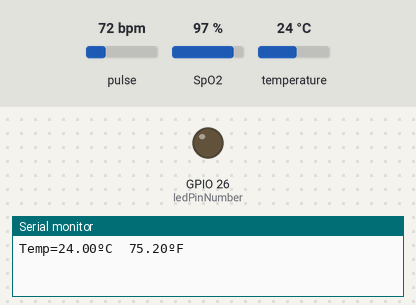
Recording of a sketch running on a simulated ESP32. Shown: output pins drawn as LEDs (lit = HIGH), the last lines printed to the serial monitor. The test bench sets the inputs (shaded band); at power-on: pulse 72 bpm, temperature 24 °C, SpO2 97 %.

Above: at 1.2 s.
1.3 s: pulse set to 67 bpm
5.8 s: pulse set to 63 bpm
At 7.1 s:
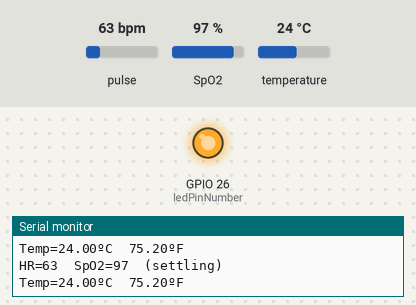
10.5 s: pulse set to 70 bpm
At 12.1 s:
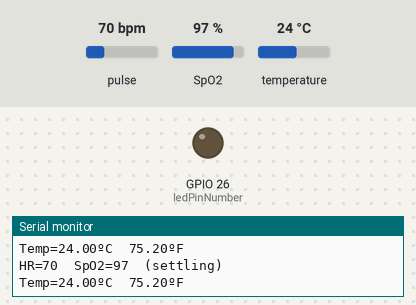
15.0 s: pulse set to 64 bpm
At 16.2 s:
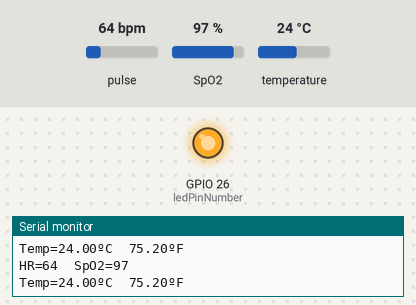
16.5 s: temperature set to 19.5 °C
18.0 s: temperature set to 20.7 °C
Timing chart, 0 to 21.0 s (numbered marks = the images above; inputs shaded):
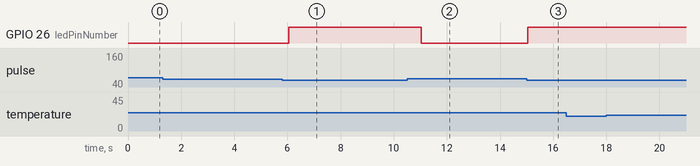

Measured:
- the behaviour switches between 65 and 64 bpm on pulse (found by bisection; images 0 and 1)
- after the input at 5.8 s, GPIO 26 (ledPinNumber): LOW → HIGH after 0.24 s
- after the input at 10.5 s, GPIO 26 (ledPinNumber): HIGH → LOW after 0.54 s
- after the input at 15.0 s, GPIO 26 (ledPinNumber): LOW → HIGH at once

The sketch:

VitaLoop_HealthMonitor_V1_1_Merged.ino
```cpp
/*********
  Rui Santos
  Complete project details at https://RandomNerdTutorials.com
*********/

// v3.0: MAX30102 (heart rate + SpO2) and DS18B20 (temperature) merged into one sketch

#include <Wire.h>
#include "MAX30105.h"
#include "spo2_algorithm.h"
#include <OneWire.h>
#include <DallasTemperature.h>

MAX30105 particleSensor;

// GPIO where the DS18B20 is connected to
const int oneWireBus = 4;
const int ledPinNumber = 26; //This can be changed but avoid GPIO 4(DS18B20) and GPIO 21/22 (I2C protocols for the MAX30102) , v3.1: Alert LED

// Setup a oneWire instance to communicate with any OneWire devices
OneWire oneWire(oneWireBus);

// Pass our oneWire reference to Dallas Temperature sensor
DallasTemperature sensors(&oneWire);

uint32_t irBuffer[100];   //infrared LED sensor data
uint32_t redBuffer[100];  //red LED sensor data

int32_t bufferLength;   //data length
int32_t spo2;           //SPO2 value
int8_t validSPO2;       //indicator to show if the SPO2 calculation is valid
int32_t heartRate;      //heart rate value
int8_t validHeartRate;  //indicator to show if the heart rate calculation is valid

const long fingerThreshold = 50000;   // v2.2: tune this using your own finger / no-finger values

// v3.0: heart rate and SpO2 limits - readings outside these are labelled "probably noise", not skipped
const int minHeartRate = 40;      // below this is probably noise
const int maxHeartRate = 180;     // above this is probably noise (the 250 we saw)
const int minSpO2 = 70;           // below this is probably noise
const int maxSpO2 = 100;          // SpO2 cannot be above 100 percent
const int settleSeconds = 10;     // the first seconds after the finger is placed are labelled "settling"
const int maxHRJump = 20;         // biggest believable change in heart rate between two seconds
const byte maxUnsteady = 3;       // after this many jumps in a row, accept the new value (stops lock-out)

int secondsSinceStart = 0;        // counts the seconds since the finger was placed
int lastGoodHR = 0;               // the last heart rate that passed every check
bool haveLastHR = false;          // false until the first good reading
byte unsteadyCount = 0;           // how many jumpy readings in a row

// V1.1 settings, kept at the top so they are easy to change
const float minTemp = 20.0;
const float maxTemp = 45.0;
const float maxJump = 3.0;

float lastGoodTemp = 0;
bool haveLastTemp = false;   // false until the first good reading
byte tempUnsteadyCount = 0;  // v3.0: how many jumpy temperature readings in a row

// v3.0: the temperature notebook - keeps the last good readings so we can tell when it flattens out
const byte flatSeconds = 30;        // how many recent readings we look at (one per second)
const float flatTolerance = 0.15;   // if the highest and lowest differ by less than this (in C), it has flattened
float tempNotebook[flatSeconds];    // the last good temperature readings
byte tempSpot = 0;                  // which box to write into next
byte tempCount = 0;                 // how many good readings are in the notebook so far

unsigned long lastTempTime = 0;     // v3.0: when we last read the temperature

// v3.0: reads and prints the temperature once per second, without freezing the MAX30102
void updateTemperature()
{
  if (millis() - lastTempTime < 1000) //Current time - Last reading is less than 1 second
  {
    return;   // not time yet
  }
  lastTempTime = millis();

  float temperatureC = sensors.getTempCByIndex(0);          // the result of the measurement we asked for last second
  float temperatureF = temperatureC * 9.0 / 5.0 + 32.0;     // convert to Fahrenheit ourselves
  sensors.requestTemperatures();                            // start the next measurement in the background

  if (temperatureC == -127)
  {
    Serial.println("DS18B20 not found. Check wiring and the 4.7k resistor.");
    tempCount = 0;   // v3.0: a broken probe means the old notebook can't be trusted
  }

  else if (temperatureC == 85)
  {
    Serial.println("Power-up value, not a real reading.");
  }

  else if (temperatureC < minTemp || temperatureC > maxTemp)
  {
    Serial.println("Out of plausible range.");
  }

  else if (haveLastTemp && fabs(temperatureC - lastGoodTemp) > maxJump && tempUnsteadyCount < maxUnsteady)
  {
    tempUnsteadyCount++;   // v3.0: count it, so we never get stuck rejecting everything
    Serial.println("Jumped too much, probably noise.");
  }

  else {
    // good reading
    lastGoodTemp = temperatureC;
    haveLastTemp = true;
    tempUnsteadyCount = 0;

    // v3.0: write it in the notebook, wrapping back to box 0 after the last box
    tempNotebook[tempSpot] = temperatureC;
    tempSpot++;
    tempSpot %= flatSeconds; //Resets the notebook
    if (tempCount < flatSeconds)
    {
      tempCount++;
    }

    // v3.0: has it flattened out? only check once the notebook is full
    bool flat = false;
    if (tempCount == flatSeconds)
    {
      float lowest = tempNotebook[0];
      float highest = tempNotebook[0];
      for (byte i = 1; i < flatSeconds; i++)
      {
        if (tempNotebook[i] < lowest)
        {
          lowest = tempNotebook[i];
        }
        if (tempNotebook[i] > highest)
        {
          highest = tempNotebook[i];
        }
      }
      flat = (highest - lowest <= flatTolerance);
    }

    Serial.print("Temp=");
    Serial.print(temperatureC);
    Serial.print("ºC  ");
    Serial.print(temperatureF);
    Serial.print("ºF");
    if (flat)
    {
      Serial.print("  <-- estimated final temperature");
    }
    Serial.println();
  }
}

void setup() {
  Serial.begin(115200);  // initialize serial communication at 115200 bits per second:
  pinMode(ledPinNumber, OUTPUT); //v3.1

  digitalWrite(ledPinNumber, LOW);//start off

  // Start the DS18B20 sensor
  sensors.begin();
  sensors.setWaitForConversion(false);   // v3.0: don't freeze the MAX30102 while the DS18B20 measures
  sensors.requestTemperatures();         // v3.0: start the first measurement

  // Initialize sensor
  if (!particleSensor.begin(Wire, I2C_SPEED_FAST))  //Use default I2C port, 400kHz speed
  {
    Serial.println(F("MAX30105 was not found. Please check wiring/power."));
    while (1);
  }

  byte ledBrightness = 60;  //Options: 0=Off to 255=50mA
  byte sampleAverage = 4;   //Options: 1, 2, 4, 8, 16, 32
  byte ledMode = 2;         //Options: 1 = Red only, 2 = Red + IR, 3 = Red + IR + Green
  byte sampleRate = 100;    //Options: 50, 100, 200, 400, 800, 1000, 1600, 3200
  int pulseWidth = 411;     //Options: 69, 118, 215, 411
  int adcRange = 4096;      //Options: 2048, 4096, 8192, 16384

  particleSensor.setup(ledBrightness, sampleAverage, ledMode, sampleRate, pulseWidth, adcRange);  //Configure sensor with these settings
}

void loop() {
  bufferLength = 100;  //buffer length of 100 stores 4 seconds of samples running at 25sps

  // v2.1: wait for a finger before starting
  while (particleSensor.getIR() < fingerThreshold) {
    Serial.println("Place finger on sensor");
    updateTemperature();   // v3.0: the temperature keeps running even without a finger
    delay(200);
  }

  //read the first 100 samples, and determine the signal range
  for (byte i = 0; i < bufferLength; i++) {
    while (particleSensor.available() == false)  //do we have new data?
      particleSensor.check();                    //Check the sensor for new data

    redBuffer[i] = particleSensor.getRed();
    irBuffer[i] = particleSensor.getIR();
    particleSensor.nextSample();  //We're finished with this sample so move to next sample
    updateTemperature();   // v3.0: it only does something once per second
  }

  //calculate heart rate and SpO2 after first 100 samples (first 4 seconds of samples)
  maxim_heart_rate_and_oxygen_saturation(irBuffer, bufferLength, redBuffer, &spo2, &validSPO2, &heartRate, &validHeartRate);

  // v3.0: fresh start every time a finger is placed
  secondsSinceStart = 0;
  haveLastHR = false;
  unsteadyCount = 0;

  //Continuously taking samples from MAX30102.  Heart rate and SpO2 are calculated every 1 second
  while (1) {
    bool fingerOn = true;   // v2.2: reset every pass

    //dumping the first 25 sets of samples in the memory and shift the last 75 sets of samples to the top
    for (byte i = 25; i < 100; i++) {
      redBuffer[i - 25] = redBuffer[i];
      irBuffer[i - 25] = irBuffer[i];
    }

    //take 25 sets of samples before calculating the heart rate.
    for (byte i = 75; i < 100; i++) {
      while (particleSensor.available() == false)  //do we have new data?
        particleSensor.check();                    //Check the sensor for new data

      redBuffer[i] = particleSensor.getRed();
      irBuffer[i] = particleSensor.getIR();
      particleSensor.nextSample();  //We're finished with this sample so move to next sample

      if (irBuffer[i] < fingerThreshold)
      {
        fingerOn = false;
      }
    }

    // v2.2: leave the cycle if the finger was removed
    if (fingerOn == false)
    {
      Serial.println("Finger removed");
      break; // Exit the while(1) loop
    }

    //After gathering 25 new samples recalculate HR and SP02
    maxim_heart_rate_and_oxygen_saturation(irBuffer, bufferLength, redBuffer, &spo2, &validSPO2, &heartRate, &validHeartRate);

    // v2.2: print once per second, only when both results are valid
    // v3.0: ...and suspicious values are now printed with a label instead of being skipped
    secondsSinceStart++;   // one pass of this loop is about one second

    if (validHeartRate == 1 && validSPO2 == 1)
    {
      // v3.0: three separate yes/no questions about the reading
      bool hrPlausible = (heartRate >= minHeartRate && heartRate <= maxHeartRate);
      bool spo2Plausible = (spo2 >= minSpO2 && spo2 <= maxSpO2);
      bool hrSteady = (!haveLastHR || abs(heartRate - lastGoodHR) <= maxHRJump);

      const char* label = "";   // v3.0: what gets printed after the numbers

      if (secondsSinceStart < settleSeconds)
      {
        label = "  (settling)";   // the signal needs a few seconds to settle
      }
      else if (!hrPlausible || !spo2Plausible)
      {
        label = "  (probably noise)";
      }
      else if (!hrSteady && unsteadyCount < maxUnsteady)
      {
        unsteadyCount++;   // count it, so we never get stuck labelling everything as noise
        label = "  (probably noise)";
      }
      else
      {
        // it passed every check, so remember it for the jump check next second
        lastGoodHR = heartRate;
        haveLastHR = true;
        unsteadyCount = 0;
      }

      // v3.1: alert LED - only fires on readings that passed every check
      bool hrAlert = (heartRate > 140 || heartRate < 65);
      bool spo2Alert = (spo2 < 93);
      if (hrAlert || spo2Alert)
      {
        digitalWrite(ledPinNumber, HIGH);
      }
      else
      {
        digitalWrite(ledPinNumber, LOW);
      }

      Serial.print("HR=");
      Serial.print(heartRate);
      Serial.print("  SpO2=");
      Serial.print(spo2);
      Serial.println(label);
    }
    else
    {
      // v3.0: the library itself said it could not find a reliable pulse
      Serial.println("No valid HR/SpO2 reading yet");
    }

    updateTemperature();   // v3.0: it only does something once per second
  }
}
```
